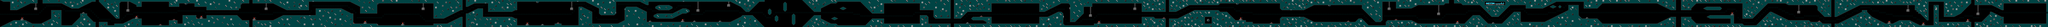

A 2D game scene composited from a Tiled map and its tileset images. What follows is a short description and the map's XML, with each tile layer's data collapsed to a summary:
An orthogonal 1200x16 tile map with 16x16 px tiles, 2 tile layers (playfield layer, respawn layer) and 226 objects.

<map version="1.10" tiledversion="1.10.2" orientation="orthogonal" renderorder="right-down" width="1200" height="16" tilewidth="16" tileheight="16" infinite="0" nextlayerid="5" nextobjectid="244">
 <tileset firstgid="1" source="Tileset.tsx" />
 <layer id="1" name="playfield layer" width="1200" height="16">
  <data>[19200 cells, 19200 non-empty, 83 distinct tile ids]</data>
 </layer>
 <layer id="3" name="respawn layer" width="1200" height="16" opacity="0.61">
  <data>[19200 cells, 1200 non-empty, 1 distinct tile ids]</data>
 </layer>
 <objectgroup id="2" name="enemies layer" opacity="0.58">
  <!-- 226 objects omitted --></objectgroup>
</map>
<!-- 226 of 226 objects omitted -->
